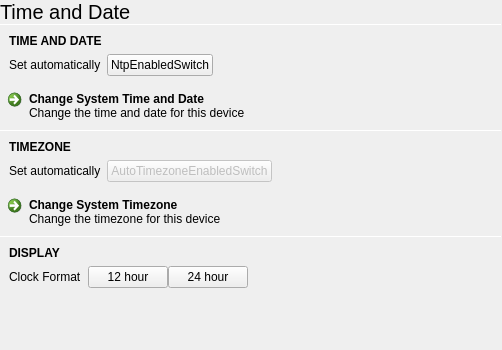
<?xml version="1.0" encoding="UTF-8"?>
<ui version="4.0">
 <class>DateTimePane</class>
 <widget class="QStackedWidget" name="DateTimePane">
  <property name="geometry">
   <rect>
    <x>0</x>
    <y>0</y>
    <width>502</width>
    <height>350</height>
   </rect>
  </property>
  <property name="windowTitle">
   <string notr="true">StackedWidget</string>
  </property>
  <property name="currentIndex">
   <number>0</number>
  </property>
  <widget class="QWidget" name="page">
   <property name="autoFillBackground">
    <bool>true</bool>
   </property>
   <layout class="QVBoxLayout" name="verticalLayout">
    <property name="spacing">
     <number>0</number>
    </property>
    <property name="leftMargin">
     <number>0</number>
    </property>
    <property name="topMargin">
     <number>0</number>
    </property>
    <property name="rightMargin">
     <number>0</number>
    </property>
    <property name="bottomMargin">
     <number>0</number>
    </property>
    <item>
     <widget class="QLabel" name="label">
      <property name="font">
       <font>
        <pointsize>15</pointsize>
       </font>
      </property>
      <property name="text">
       <string>Time and Date</string>
      </property>
      <property name="margin">
       <number>9</number>
      </property>
     </widget>
    </item>
    <item>
     <widget class="Line" name="line">
      <property name="maximumSize">
       <size>
        <width>16777215</width>
        <height>1</height>
       </size>
      </property>
      <property name="orientation">
       <enum>Qt::Horizontal</enum>
      </property>
     </widget>
    </item>
    <item>
     <layout class="QGridLayout" name="gridLayout">
      <property name="leftMargin">
       <number>9</number>
      </property>
      <property name="topMargin">
       <number>9</number>
      </property>
      <property name="rightMargin">
       <number>9</number>
      </property>
      <property name="bottomMargin">
       <number>6</number>
      </property>
      <property name="spacing">
       <number>6</number>
      </property>
      <item row="1" column="1">
       <widget class="tSwitch" name="ntpEnabledSwitch">
        <property name="text">
         <string notr="true">NtpEnabledSwitch</string>
        </property>
       </widget>
      </item>
      <item row="1" column="0">
       <widget class="QLabel" name="label_5">
        <property name="text">
         <string>Set automatically</string>
        </property>
       </widget>
      </item>
      <item row="1" column="2">
       <spacer name="horizontalSpacer">
        <property name="orientation">
         <enum>Qt::Horizontal</enum>
        </property>
        <property name="sizeHint" stdset="0">
         <size>
          <width>40</width>
          <height>20</height>
         </size>
        </property>
       </spacer>
      </item>
      <item row="0" column="0" colspan="3">
       <widget class="QLabel" name="label_2">
        <property name="font">
         <font>
          <weight>75</weight>
          <bold>true</bold>
         </font>
        </property>
        <property name="text">
         <string>TIME AND DATE</string>
        </property>
       </widget>
      </item>
     </layout>
    </item>
    <item>
     <widget class="QCommandLinkButton" name="changeTimeButton">
      <property name="text">
       <string>Change System Time and Date</string>
      </property>
      <property name="description">
       <string>Change the time and date for this device</string>
      </property>
     </widget>
    </item>
    <item>
     <widget class="Line" name="line_2">
      <property name="maximumSize">
       <size>
        <width>16777215</width>
        <height>1</height>
       </size>
      </property>
      <property name="orientation">
       <enum>Qt::Horizontal</enum>
      </property>
     </widget>
    </item>
    <item>
     <layout class="QGridLayout" name="gridLayout_2">
      <property name="leftMargin">
       <number>9</number>
      </property>
      <property name="topMargin">
       <number>9</number>
      </property>
      <property name="rightMargin">
       <number>9</number>
      </property>
      <property name="bottomMargin">
       <number>6</number>
      </property>
      <property name="spacing">
       <number>6</number>
      </property>
      <item row="0" column="0" colspan="2">
       <widget class="QLabel" name="label_3">
        <property name="font">
         <font>
          <weight>75</weight>
          <bold>true</bold>
         </font>
        </property>
        <property name="text">
         <string>TIMEZONE</string>
        </property>
       </widget>
      </item>
      <item row="1" column="0">
       <widget class="QLabel" name="label_6">
        <property name="text">
         <string>Set automatically</string>
        </property>
       </widget>
      </item>
      <item row="1" column="1">
       <widget class="tSwitch" name="autoTimezoneEnabledSwitch">
        <property name="enabled">
         <bool>false</bool>
        </property>
        <property name="text">
         <string notr="true">AutoTimezoneEnabledSwitch</string>
        </property>
       </widget>
      </item>
      <item row="1" column="2">
       <spacer name="horizontalSpacer_2">
        <property name="orientation">
         <enum>Qt::Horizontal</enum>
        </property>
        <property name="sizeHint" stdset="0">
         <size>
          <width>40</width>
          <height>20</height>
         </size>
        </property>
       </spacer>
      </item>
     </layout>
    </item>
    <item>
     <widget class="QCommandLinkButton" name="changeTimezoneButton">
      <property name="text">
       <string>Change System Timezone</string>
      </property>
      <property name="description">
       <string>Change the timezone for this device</string>
      </property>
     </widget>
    </item>
    <item>
     <widget class="Line" name="line_3">
      <property name="maximumSize">
       <size>
        <width>16777215</width>
        <height>1</height>
       </size>
      </property>
      <property name="orientation">
       <enum>Qt::Horizontal</enum>
      </property>
     </widget>
    </item>
    <item>
     <layout class="QGridLayout" name="gridLayout_3">
      <property name="leftMargin">
       <number>9</number>
      </property>
      <property name="topMargin">
       <number>9</number>
      </property>
      <property name="rightMargin">
       <number>9</number>
      </property>
      <property name="bottomMargin">
       <number>9</number>
      </property>
      <property name="spacing">
       <number>6</number>
      </property>
      <item row="1" column="0">
       <widget class="QLabel" name="label_7">
        <property name="text">
         <string>Clock Format</string>
        </property>
       </widget>
      </item>
      <item row="1" column="1">
       <widget class="QWidget" name="widget" native="true">
        <layout class="QHBoxLayout" name="horizontalLayout">
         <property name="spacing">
          <number>0</number>
         </property>
         <property name="leftMargin">
          <number>0</number>
         </property>
         <property name="topMargin">
          <number>0</number>
         </property>
         <property name="rightMargin">
          <number>0</number>
         </property>
         <property name="bottomMargin">
          <number>0</number>
         </property>
         <item>
          <widget class="QPushButton" name="twelveHourTimeButton">
           <property name="text">
            <string>12 hour</string>
           </property>
           <property name="checkable">
            <bool>true</bool>
           </property>
           <property name="autoExclusive">
            <bool>true</bool>
           </property>
          </widget>
         </item>
         <item>
          <widget class="QPushButton" name="twentyFourHourTimeButton">
           <property name="text">
            <string>24 hour</string>
           </property>
           <property name="checkable">
            <bool>true</bool>
           </property>
           <property name="autoExclusive">
            <bool>true</bool>
           </property>
          </widget>
         </item>
         <item>
          <spacer name="horizontalSpacer_3">
           <property name="orientation">
            <enum>Qt::Horizontal</enum>
           </property>
           <property name="sizeHint" stdset="0">
            <size>
             <width>40</width>
             <height>20</height>
            </size>
           </property>
          </spacer>
         </item>
        </layout>
       </widget>
      </item>
      <item row="0" column="0" colspan="2">
       <widget class="QLabel" name="label_4">
        <property name="font">
         <font>
          <weight>75</weight>
          <bold>true</bold>
         </font>
        </property>
        <property name="text">
         <string>DISPLAY</string>
        </property>
       </widget>
      </item>
     </layout>
    </item>
    <item>
     <spacer name="verticalSpacer">
      <property name="orientation">
       <enum>Qt::Vertical</enum>
      </property>
      <property name="sizeHint" stdset="0">
       <size>
        <width>20</width>
        <height>40</height>
       </size>
      </property>
     </spacer>
    </item>
   </layout>
  </widget>
  <widget class="QWidget" name="page_2">
   <property name="autoFillBackground">
    <bool>true</bool>
   </property>
   <layout class="QVBoxLayout" name="verticalLayout_2">
    <property name="spacing">
     <number>0</number>
    </property>
    <property name="leftMargin">
     <number>0</number>
    </property>
    <property name="topMargin">
     <number>0</number>
    </property>
    <property name="rightMargin">
     <number>0</number>
    </property>
    <property name="bottomMargin">
     <number>0</number>
    </property>
    <item>
     <layout class="QHBoxLayout" name="horizontalLayout_2">
      <item>
       <widget class="QPushButton" name="backButton">
        <property name="sizePolicy">
         <sizepolicy hsizetype="Preferred" vsizetype="Preferred">
          <horstretch>0</horstretch>
          <verstretch>0</verstretch>
         </sizepolicy>
        </property>
        <property name="text">
         <string/>
        </property>
        <property name="icon">
         <iconset theme="go-previous">
          <normaloff>../../PulseaudioPane</normaloff>../../PulseaudioPane</iconset>
        </property>
        <property name="flat">
         <bool>true</bool>
        </property>
       </widget>
      </item>
      <item>
       <widget class="QLabel" name="label_8">
        <property name="sizePolicy">
         <sizepolicy hsizetype="Expanding" vsizetype="Preferred">
          <horstretch>0</horstretch>
          <verstretch>0</verstretch>
         </sizepolicy>
        </property>
        <property name="font">
         <font>
          <pointsize>15</pointsize>
         </font>
        </property>
        <property name="text">
         <string>Set Time and Date</string>
        </property>
        <property name="margin">
         <number>9</number>
        </property>
       </widget>
      </item>
     </layout>
    </item>
    <item>
     <widget class="Line" name="line_4">
      <property name="maximumSize">
       <size>
        <width>16777215</width>
        <height>1</height>
       </size>
      </property>
      <property name="orientation">
       <enum>Qt::Horizontal</enum>
      </property>
     </widget>
    </item>
    <item>
     <layout class="QGridLayout" name="gridLayout_4">
      <property name="leftMargin">
       <number>9</number>
      </property>
      <property name="topMargin">
       <number>9</number>
      </property>
      <property name="rightMargin">
       <number>9</number>
      </property>
      <property name="bottomMargin">
       <number>9</number>
      </property>
      <property name="spacing">
       <number>6</number>
      </property>
      <item row="0" column="0">
       <widget class="QLabel" name="label_9">
        <property name="font">
         <font>
          <weight>75</weight>
          <bold>true</bold>
         </font>
        </property>
        <property name="text">
         <string>DATE</string>
        </property>
       </widget>
      </item>
      <item row="1" column="0">
       <widget class="tDateTimePicker" name="datePicker" native="true">
        <property name="font">
         <font>
          <pointsize>30</pointsize>
         </font>
        </property>
       </widget>
      </item>
     </layout>
    </item>
    <item>
     <widget class="Line" name="line_5">
      <property name="maximumSize">
       <size>
        <width>16777215</width>
        <height>1</height>
       </size>
      </property>
      <property name="orientation">
       <enum>Qt::Horizontal</enum>
      </property>
     </widget>
    </item>
    <item>
     <layout class="QGridLayout" name="gridLayout_5">
      <property name="leftMargin">
       <number>9</number>
      </property>
      <property name="topMargin">
       <number>9</number>
      </property>
      <property name="rightMargin">
       <number>9</number>
      </property>
      <property name="bottomMargin">
       <number>9</number>
      </property>
      <property name="spacing">
       <number>6</number>
      </property>
      <item row="0" column="0">
       <widget class="QLabel" name="label_10">
        <property name="font">
         <font>
          <weight>75</weight>
          <bold>true</bold>
         </font>
        </property>
        <property name="text">
         <string>TIME</string>
        </property>
       </widget>
      </item>
      <item row="1" column="0">
       <widget class="tDateTimePicker" name="timePicker" native="true">
        <property name="font">
         <font>
          <pointsize>30</pointsize>
         </font>
        </property>
       </widget>
      </item>
     </layout>
    </item>
    <item>
     <layout class="QHBoxLayout" name="horizontalLayout_3">
      <item>
       <spacer name="horizontalSpacer_4">
        <property name="orientation">
         <enum>Qt::Horizontal</enum>
        </property>
        <property name="sizeHint" stdset="0">
         <size>
          <width>40</width>
          <height>20</height>
         </size>
        </property>
       </spacer>
      </item>
      <item>
       <widget class="QPushButton" name="setDateTimeButton">
        <property name="text">
         <string>OK</string>
        </property>
        <property name="icon">
         <iconset theme="dialog-ok">
          <normaloff>.</normaloff>.</iconset>
        </property>
       </widget>
      </item>
     </layout>
    </item>
    <item>
     <spacer name="verticalSpacer_2">
      <property name="orientation">
       <enum>Qt::Vertical</enum>
      </property>
      <property name="sizeHint" stdset="0">
       <size>
        <width>20</width>
        <height>40</height>
       </size>
      </property>
     </spacer>
    </item>
   </layout>
  </widget>
  <widget class="QWidget" name="page_3">
   <property name="autoFillBackground">
    <bool>true</bool>
   </property>
   <layout class="QVBoxLayout" name="verticalLayout_3">
    <property name="spacing">
     <number>0</number>
    </property>
    <property name="leftMargin">
     <number>0</number>
    </property>
    <property name="topMargin">
     <number>0</number>
    </property>
    <property name="rightMargin">
     <number>0</number>
    </property>
    <property name="bottomMargin">
     <number>0</number>
    </property>
    <item>
     <layout class="QHBoxLayout" name="horizontalLayout_4">
      <item>
       <widget class="QPushButton" name="backButton_2">
        <property name="sizePolicy">
         <sizepolicy hsizetype="Preferred" vsizetype="Preferred">
          <horstretch>0</horstretch>
          <verstretch>0</verstretch>
         </sizepolicy>
        </property>
        <property name="text">
         <string/>
        </property>
        <property name="icon">
         <iconset theme="go-previous">
          <normaloff>../../PulseaudioPane</normaloff>../../PulseaudioPane</iconset>
        </property>
        <property name="flat">
         <bool>true</bool>
        </property>
       </widget>
      </item>
      <item>
       <widget class="QLabel" name="label_11">
        <property name="sizePolicy">
         <sizepolicy hsizetype="Expanding" vsizetype="Preferred">
          <horstretch>0</horstretch>
          <verstretch>0</verstretch>
         </sizepolicy>
        </property>
        <property name="font">
         <font>
          <pointsize>15</pointsize>
         </font>
        </property>
        <property name="text">
         <string>Set Time Zone</string>
        </property>
        <property name="margin">
         <number>9</number>
        </property>
       </widget>
      </item>
     </layout>
    </item>
    <item>
     <widget class="Line" name="line_6">
      <property name="maximumSize">
       <size>
        <width>16777215</width>
        <height>1</height>
       </size>
      </property>
      <property name="orientation">
       <enum>Qt::Horizontal</enum>
      </property>
     </widget>
    </item>
    <item>
     <widget class="QLabel" name="label_12">
      <property name="text">
       <string>Where are you now?</string>
      </property>
      <property name="margin">
       <number>9</number>
      </property>
     </widget>
    </item>
    <item>
     <widget class="Line" name="line_7">
      <property name="maximumSize">
       <size>
        <width>16777215</width>
        <height>1</height>
       </size>
      </property>
      <property name="orientation">
       <enum>Qt::Horizontal</enum>
      </property>
     </widget>
    </item>
    <item>
     <widget class="QLineEdit" name="searchTimezones">
      <property name="frame">
       <bool>false</bool>
      </property>
      <property name="placeholderText">
       <string>Search</string>
      </property>
     </widget>
    </item>
    <item>
     <widget class="Line" name="line_8">
      <property name="maximumSize">
       <size>
        <width>16777215</width>
        <height>1</height>
       </size>
      </property>
      <property name="orientation">
       <enum>Qt::Horizontal</enum>
      </property>
     </widget>
    </item>
    <item>
     <widget class="QListView" name="timezonesList">
      <property name="frameShape">
       <enum>QFrame::NoFrame</enum>
      </property>
     </widget>
    </item>
   </layout>
  </widget>
 </widget>
 <customwidgets>
  <customwidget>
   <class>tSwitch</class>
   <extends>QPushButton</extends>
   <header location="global">tswitch.h</header>
  </customwidget>
  <customwidget>
   <class>tDateTimePicker</class>
   <extends>QWidget</extends>
   <header location="global">tdatetimepicker.h</header>
   <container>1</container>
  </customwidget>
 </customwidgets>
 <resources/>
 <connections/>
</ui>
